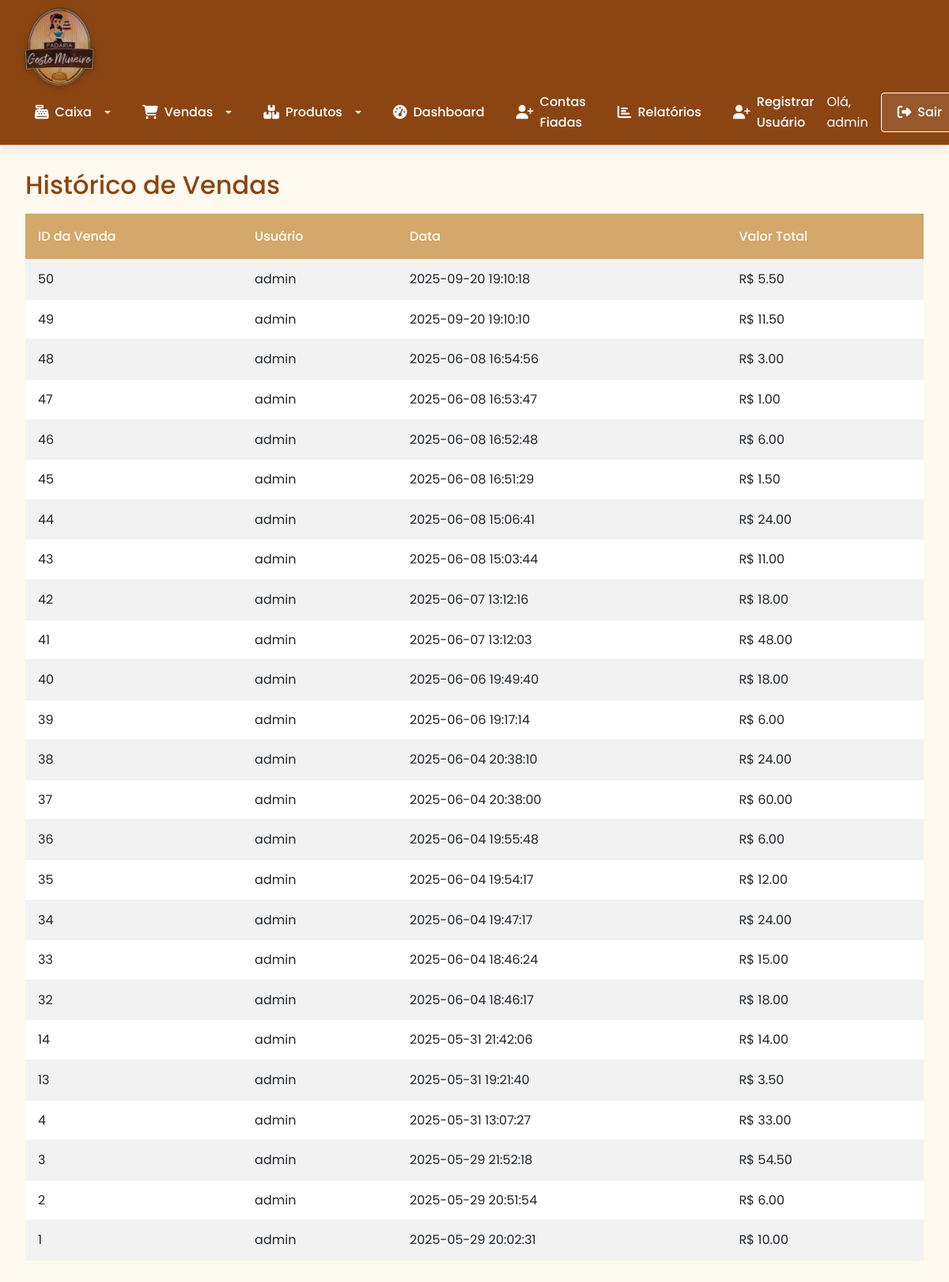
Page /historico_vendas (signed in) on the committed database.
### tables this page shows
CREATE TABLE usuarios (
    id INTEGER PRIMARY KEY AUTOINCREMENT,
    nome TEXT NOT NULL,
    senha TEXT NOT NULL,
    tipo TEXT DEFAULT 'usuario' -- adm ou usuario
);

CREATE TABLE vendas (
    id INTEGER PRIMARY KEY AUTOINCREMENT,
    data_hora TEXT NOT NULL,
    usuario_id INTEGER NOT NULL,
    valor_total REAL NOT NULL,
    forma_pagamento TEXT NOT NULL,
    FOREIGN KEY(usuario_id) REFERENCES usuarios(id)
);

### app.py (the view)
@app.route('/historico_vendas')
@login_required
def historico_vendas():
    db = get_db()
    usuario_id = current_user.id
    vendas_usuario = db.execute('''
        SELECT v.id, u.nome, v.valor_total, v.data_hora
        FROM vendas v
        JOIN usuarios u ON v.usuario_id = u.id
        WHERE v.usuario_id = ?
        ORDER BY v.data_hora DESC
    ''', (usuario_id,)).fetchall()
    return render_template('historico_vendas.html', vendas=vendas_usuario)

### app.py (called while the page is built)
@app.before_request
def make_session_permanent():
    session.permanent = True  # Ativa expiração da sessão

@login_manager.user_loader
def load_user(user_id):
    db = get_db()
    cur = db.execute('SELECT * FROM usuarios WHERE id = ?', (user_id,))
    user = cur.fetchone()
    if user:
        return User(user[0], user[1], user[3])
    return None

### database.py (called while the page is built)
def get_db():
    db = getattr(g, '_database', None)
    if db is None:
        db = g._databse = sqlite3.connect(DATABASE)
        db.row_factory = sqlite3.Row
    return db

def close_connection(exception):
    db = getattr(g, '_database', None)
    if db is not None:
        db.close()

### templates/historico_vendas.html (shortened to what this page needs)
{% extends "base.html" %}
{% block content %}
<h2>Histórico de Vendas</h2>
{% if vendas %}
    <table class="table table-striped">
        <thead>
            <tr>
                <th>ID da Venda</th>
                <th>Usuário</th>
                <th>Data</th>
                <th>Valor Total</th>
            </tr>
        </thead>
        <tbody>
            {% for venda in vendas %}
                <tr>
                    <td>{{ venda[0] }}</td>
                    <td>{{ venda[1] }}</td>
                    <td>{{ venda[3] }}</td>
                    <td>R$ {{ "%.2f"|format(venda[2]) }}</td>
                </tr>
            {% endfor %}
        </tbody>
    </table>
{% else %}
    <p class="alert alert-info">Nenhuma venda registrada ainda.</p>
{% endif %}
{% endblock %}

### templates/base.html (shortened to what this page needs)
<!DOCTYPE html>
<html lang="pt-br">
<head>
    <link href="https://cdn.jsdelivr.net/npm/bootstrap@5.3.0/dist/css/bootstrap.min.css" rel="stylesheet">
    <link href="https://cdnjs.cloudflare.com/ajax/libs/font-awesome/6.4.0/css/all.min.css" rel="stylesheet">
    <link rel="stylesheet" href="{{ url_for('static', filename='style.css') }}">
</head>
<body>
<header>
    <nav class="navbar navbar-expand-lg">
        <div class="container-fluid">
            <div class="navbar-logo">
                <a href="{{ url_for('index') }}">
                    <img src="{{ url_for('static', filename='logo.png') }}" />
                </a>
            </div>
            <div class="collapse navbar-collapse" id="navbarContent">
                <ul class="navbar-nav me-auto mb-2 mb-lg-0">
                    {% if current_user.is_authenticated %}
                        <li class="nav-item dropdown">
                            <a class="nav-link dropdown-toggle" href="#" id="caixaDropdown" role="button" data-bs-toggle="dropdown">
                                <i class="fas fa-cash-register"></i> Caixa
                            </a>
                        </li>
                        <li class="nav-item dropdown">
                            <a class="nav-link dropdown-toggle" href="#" id="vendasDropdown" role="button" data-bs-toggle="dropdown">
                                <i class="fas fa-cart-shopping"></i> Vendas
                            </a>
                        </li>
                        <li class="nav-item dropdown">
                            <a class="nav-link dropdown-toggle" href="#" id="produtosDropdown" role="button" data-bs-toggle="dropdown">
                                <i class="fas fa-boxes"></i> Produtos
                            </a>
                        </li>
                        <li class="nav-item">
                            <a class="nav-link" href="{{ url_for('dashboard') }}"><i class="fas fa-tachometer-alt"></i> Dashboard</a>
                        </li>
                        <li class="nav-item">
                            <a class="nav-link" href="{{ url_for('listar_clientes') }}"><i class="fas fa-user-plus"></i> Contas Fiadas</a>
                        </li>
                        <li class="nav-item">
                            <a class="nav-link" href="{{ url_for('relatorios') }}"><i class="fas fa-chart-bar"></i> Relatórios</a>
                        </li>
                        {% if current_user.tipo == 'adm' %}
                            <li class="nav-item">
                                <a class="nav-link" href="{{ url_for('register') }}"><i class="fas fa-user-plus"></i> Registrar Usuário</a>
                            </li>
                        {% endif %}
                    {% else %}
                        <li class="nav-item">
                            <a class="nav-link" href="{{ url_for('login') }}"><i class="fas fa-sign-in-alt"></i> Login</a>
                        </li>
                    {% endif %}
                </ul>
                <div class="d-flex align-items-center">
                    {% if current_user.is_authenticated %}
                        <span class="text-white me-3">Olá, {{ current_user.nome }}</span>
                        <a href="{{ url_for('logout') }}" class="btn btn-outline-light"><i class="fas fa-sign-out-alt"></i> Sair</a>
                    {% endif %}
                </div>
            </div>
        </div>
    </nav>
</header>
<div class="container">
    {% block content %}{% endblock %}
</div>
</body>
</html>

### static/style.css (style rules this page uses)
:root { --primary: #D4A76A; --secondary: #8B4513; --accent: #E31837; --light: #FFF9F0; --dark: #2C241B; --success: #5CB85C; --info: #5BC0DE; --warning: #F0AD4E; --danger: #D9534F; }
* { margin: 0; padding: 0; box-sizing: border-box; font-family: 'Poppins', sans-serif; }
body { font-family: 'Poppins', sans-serif; background-color: var(--light); color: var(--dark); line-height: 1.6; min-height: 100vh; }
.navbar { background-color: var(--secondary); padding: 1rem 2rem; box-shadow: 0 4px 12px rgba(0, 0, 0, 0.1); display: flex; align-items: center; flex-wrap: wrap; justify-content: space-around; }
.navbar-nav { display: flex; align-items: center; gap: 1.5rem; }
.navbar-logo img { height: 80px; filter: drop-shadow(0 2px 4px rgba(0, 0, 0, 0.2)); transition: transform 0.3s ease; }
.nav-link { color: white; text-decoration: none; font-weight: 500; font-size: 1rem; padding: 0.5rem 1rem; border-radius: 4px; transition: all 0.3s ease; justify-content: space-around; gap: 0.5rem; }
.nav-link i { font-size: 1.1rem; }
.container { flex: 1; padding: 2rem; max-width: 1200px; margin: 0 auto; width: 100%; }
.btn { padding: 0.5rem 1.25rem; border-radius: 4px; font-weight: 500; height: 50px; transition: all 0.3s ease; border: none; cursor: pointer; display: inline-flex; align-items: center; gap: 0.5rem; }
.btn-outline-light { background-color: transparent; color: white; border: 1px solid white; }
.table { width: 100%; border-collapse: collapse; }
.table th { background-color: var(--primary); color: white; padding: 1rem; text-align: left; font-weight: 500; }
.table td { padding: 0.75rem 1rem; border-bottom: 1px solid rgba(0, 0, 0, 0.05); }
h1, h2, h3, h4, h5, h6 { color: var(--secondary); margin-bottom: 1rem; }
h2 { font-size: 2rem; }
a, button { transition: all 0.3s ease; }
.nav-item { animation: fadeIn 0.5s ease forwards; }
i.fas { font-size: 1.1em; }
.btn-outline-light { background-color: rgba(255, 255, 255, 0.1); transition: all 0.3s ease; }
.navbar { background-color: var(--secondary); padding: 0.5rem 1rem; }
.navbar-expand-lg .navbar-nav .nav-link { padding: 0.5rem 1rem; color: white; display: flex; align-items: center; gap: 0.5rem; }
.navbar-nav { gap: 0.5rem; }
.navbar-logo img { height: 100px; margin-right: 1rem; }
.dropdown-toggle::after { margin-left: 0.5em; vertical-align: 0.15em; }

### rows in the picture
usuarios: nome "admin"
vendas: id "50", nome "admin", data_hora "2025-09-20 19:10:18", valor_total "5.50"
vendas: id "49", nome "admin", data_hora "2025-09-20 19:10:10", valor_total "11.50"
vendas: id "48", nome "admin", data_hora "2025-06-08 16:54:56", valor_total "3.00"
vendas: id "47", nome "admin", data_hora "2025-06-08 16:53:47", valor_total "1.00"
vendas: id "46", nome "admin", data_hora "2025-06-08 16:52:48", valor_total "6.00"
vendas: id "45", nome "admin", data_hora "2025-06-08 16:51:29", valor_total "1.50"
vendas: id "44", nome "admin", data_hora "2025-06-08 15:06:41", valor_total "24.00"
vendas: id "43", nome "admin", data_hora "2025-06-08 15:03:44", valor_total "11.00"
vendas: id "42", nome "admin", data_hora "2025-06-07 13:12:16", valor_total "18.00"
vendas: id "41", nome "admin", data_hora "2025-06-07 13:12:03", valor_total "48.00"
vendas: id "40", nome "admin", data_hora "2025-06-06 19:49:40", valor_total "18.00"
vendas: id "39", nome "admin", data_hora "2025-06-06 19:17:14", valor_total "6.00"
vendas: id "38", nome "admin", data_hora "2025-06-04 20:38:10", valor_total "24.00"
vendas: id "37", nome "admin", data_hora "2025-06-04 20:38:00", valor_total "60.00"
vendas: id "36", nome "admin", data_hora "2025-06-04 19:55:48", valor_total "6.00"
vendas: id "35", nome "admin", data_hora "2025-06-04 19:54:17", valor_total "12.00"
vendas: id "34", nome "admin", data_hora "2025-06-04 19:47:17", valor_total "24.00"
vendas: id "33", nome "admin", data_hora "2025-06-04 18:46:24", valor_total "15.00"
vendas: id "32", nome "admin", data_hora "2025-06-04 18:46:17", valor_total "18.00"
vendas: id "14", nome "admin", data_hora "2025-05-31 21:42:06", valor_total "14.00"
vendas: id "13", nome "admin", data_hora "2025-05-31 19:21:40", valor_total "3.50"
vendas: id "4", nome "admin", data_hora "2025-05-31 13:07:27", valor_total "33.00"
vendas: id "3", nome "admin", data_hora "2025-05-29 21:52:18", valor_total "54.50"
vendas: id "2", nome "admin", data_hora "2025-05-29 20:51:54", valor_total "6.00"
vendas: id "1", nome "admin", data_hora "2025-05-29 20:02:31", valor_total "10.00"
